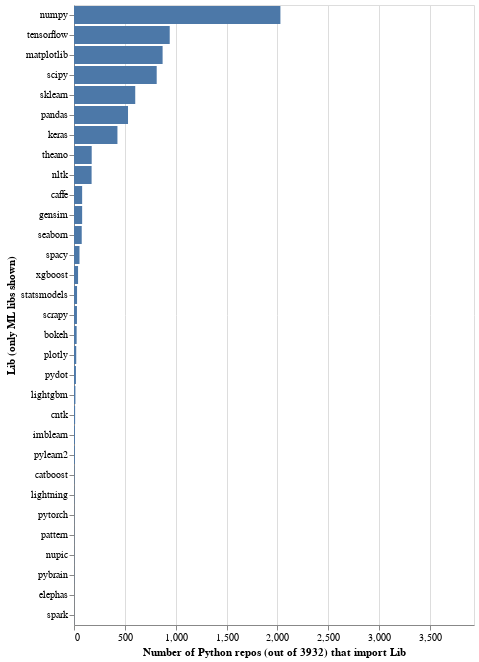

Here is the notebook cell this chart was saved with:
### Markdown cell above
Note that in order to keep the figure size reasonable, we only show ML libs, rather than all imports:

### Code cell
chart = alt.Chart(popular_imports_df_ml).mark_bar().encode(
    x = alt.X('cnt', type='quantitative', title="Number of Python repos (out of %s) that import Lib" % num_repos, scale=alt.Scale(domain=(0,int(num_repos)))),
    y = alt.Y('lib', type='nominal', title="Lib (only ML libs shown)", sort=alt.EncodingSortField(order="descending")),
)
chart

### Figure 1 — Vega-Lite specification as saved in the notebook (floating-point values rounded to 4 significant figures)
{"config": {"view": {"continuousWidth": 400, "continuousHeight": 300}}, "data": {"name": "data-1076317f8ba160717eea21366af5bfd5"}, "mark": "bar", "encoding": {"x": {"type": "quantitative", "field": "cnt", "scale": {"domain": [0, 3932]}, "title": "Number of Python repos (out of 3932) that import Lib"}, "y": {"type": "nominal", "field": "lib", "sort": {"order": "descending"}, "title": "Lib (only ML libs shown)"}}, "$schema": "https://vega.github.io/schema/vega-lite/v4.8.1.json", "datasets": {"data-1076317f8ba160717eea21366af5bfd5": [{"lib": "numpy", "cnt": 2029}, {"lib": "tensorflow", "cnt": 941}, {"lib": "matplotlib", "cnt": 871}, {"lib": "scipy", "cnt": 813}, {"lib": "sklearn", "cnt": 602}, {"lib": "pandas", "cnt": 531}, {"lib": "keras", "cnt": 427}, {"lib": "theano", "cnt": 174}, {"lib": "nltk", "cnt": 173}, {"lib": "caffe", "cnt": 80}, {"lib": "gensim", "cnt": 80}, {"lib": "seaborn", "cnt": 76}, {"lib": "spacy", "cnt": 54}, {"lib": "xgboost", "cnt": 40}, {"lib": "statsmodels", "cnt": 30}, {"lib": "scrapy", "cnt": 29}, {"lib": "bokeh", "cnt": 26}, {"lib": "plotly", "cnt": 22}, {"lib": "pydot", "cnt": 19}, {"lib": "lightgbm", "cnt": 14}, {"lib": "cntk", "cnt": 11}, {"lib": "imblearn", "cnt": 9}, {"lib": "pylearn2", "cnt": 8}, {"lib": "catboost", "cnt": 4}, {"lib": "lightning", "cnt": 3}, {"lib": "pytorch", "cnt": 2}, {"lib": "pattern", "cnt": 2}, {"lib": "nupic", "cnt": 2}, {"lib": "pybrain", "cnt": 2}, {"lib": "elephas", "cnt": 1}, {"lib": "spark", "cnt": 1}]}}
